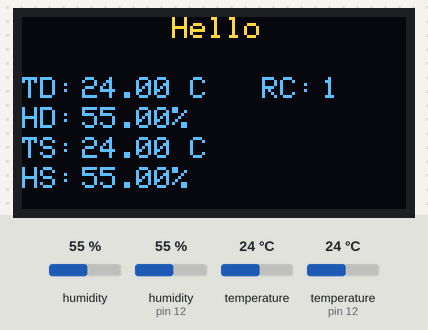
A sketch run on a simulated Arduino Uno, built with avr-gcc and run on an emulated ATmega328P. Parts: 128×64 one-colour display. The inputs (shaded band) are chosen by the test bench; at power-on: humidity 55 %, humidity (sensor on pin 12) 55 %, temperature 24 °C, temperature (sensor on pin 12) 24 °C. The OLED is the two-colour kind (top 16 rows yellow).

Above: at 3.6 s.

The sketch:

NodeMCU_SHT3x_DHT22_OLED.ino
```cpp
#include <FS.h>  //this needs to be first, or it all crashes and burns...
#include <Wire.h>
#include <DHT.h>
#include "HVACData.h"
#include <SPI.h>
#include <Adafruit_GFX.h>
#include <Adafruit_SSD1306.h>
#include <Arduino.h>
#include "Adafruit_SHT31.h"

// --------------------------------------- OLED ---------------------------------------
#define SCREEN_WIDTH 128     // OLED display width, in pixels
#define SCREEN_HEIGHT 64     // OLED display height, in pixels
#define OLED_RESET -1        // Reset pin
#define SCREEN_ADDRESS 0x3C  // Declaration for SSD1306 display connected using I2C
Adafruit_SSD1306 display(SCREEN_WIDTH, SCREEN_HEIGHT, &Wire, OLED_RESET);
void setup_oled() {
  if (!display.begin(SSD1306_SWITCHCAPVCC, SCREEN_ADDRESS)) {
    Serial.println(F("SSD1306 allocation failed"));
    for (;;)
      ;  // Don't proceed, loop forever
  }
}

void print_on_oled(int16_t x, int16_t y, const char c[]) {
  display.setTextSize(1);
  display.setTextColor(WHITE, BLACK);
  display.setCursor(x, y);
  display.println(c);
  display.display();
}

void print_dht_on_oled_values(const char t[], const char h[], const char c[]) {
  print_on_oled(20, 20, "    ");
  print_on_oled(20, 20, t);
  print_on_oled(20, 30, "    ");
  print_on_oled(20, 30, h);
  print_on_oled(100, 20, "   ");
  print_on_oled(100, 20, c);
}

void print_sht_t_on_oled_values(const char t[]) {
  print_on_oled(20, 40, "     ");
  print_on_oled(20, 40, t);
}

void print_sht_h_on_oled_values(const char h[]) {
  print_on_oled(20, 50, "     ");
  print_on_oled(20, 50, h);
}

// --------------------------------------- DHT22 ---------------------------------------
#define DHT22PIN 12  //pin gpio 12 in sensor = D6
#define DHT22TYPE DHT22
#define DATA_GATHER_INTERVAL_IN_MILISECOND 60000
DHT dht22(DHT22PIN, DHT22TYPE);
unsigned long lastTime = 0;
unsigned long timerDelay = 0;
unsigned int dht22ReadCount = 0;

bool get_dht22_data(HVACData data[2]) {
  delay(1000);

  bool readCorrectValue = false;

  float fH22 = 0;
  float fT22 = 0;

  int h22 = dht22.readHumidity() * 10;
  int t22 = dht22.readTemperature() * 10;
  fH22 = float(h22) / 10;
  fT22 = float(t22) / 10;

  String tValue = String(fT22) + " C";
  String hValue = String(fH22) + "%";

  if ((fT22 <= 80 && fT22 >= -40) && (fH22 <= 100 && fH22 >= 0)) {
    readCorrectValue = true;
  }

  data[0].SetData(fT22, "DHT22", "T");
  data[1].SetData(fH22, "DHT22", "H");

  return readCorrectValue;
}

void loop_data() {

  if ((timerDelay != 0) && (millis() - lastTime) <= timerDelay) {
    return;
  }

  timerDelay = DATA_GATHER_INTERVAL_IN_MILISECOND;

  HVACData data[2];
  bool readCorrectValue = get_dht22_data(data);

  if (readCorrectValue != true) {
    print_dht_on_oled_values("NCV ", "NCV", "NCV");
    return;
  }

  String tValue = String(data[0].GetData()) + " C";
  String hValue = String(data[1].GetData()) + "%";

  lastTime = millis();

  dht22ReadCount += 1;
  print_dht_on_oled_values(tValue.c_str(), hValue.c_str(), String(dht22ReadCount).c_str());

  get_data_sht3x();
}

// --------------------------------------- SHT3x ---------------------------------------
#define SHT3X_ADDRESS 0x44  // Declaration for SSD1306 display connected using I2C
Adafruit_SHT31 sht31 = Adafruit_SHT31();

void setup_sht3x() {
  if (!sht31.begin(SHT3X_ADDRESS)) {
    Serial.println("Check circuit. SHT31 not found!");
    while (1) delay(1);
  }
}

void get_data_sht3x() {
  float temp = sht31.readTemperature();
  float hum = sht31.readHumidity();

  if (!isnan(temp)) {
    String stValue = String(temp) + " C";
    print_sht_t_on_oled_values(stValue.c_str());
  } else {
    print_sht_t_on_oled_values("NCV");
  }

  if (!isnan(hum)) {
    String shValue = String(hum) + "%";
    print_sht_h_on_oled_values(shValue.c_str());
  } else {
    print_sht_h_on_oled_values("NCV");
  }
}


void setup() {

  Serial.begin(115200);

  setup_oled();
  setup_sht3x();

  display.clearDisplay();
  print_on_oled(50, 0, "Hello");
  print_on_oled(0, 20, "TD: ");
  print_on_oled(0, 30, "HD: ");
  print_on_oled(0, 40, "TS: ");
  print_on_oled(0, 50, "HS: ");
  print_on_oled(80, 20, "RC: ");

  dht22.begin();

  delay(2000);
}

void loop() {
  loop_data();
}
```

HVACData.cpp
```cpp
#include "Arduino.h"
#include "HVACData.h"

void HVACData::SetData(float data, String sensorType, String dataType)
{
  _data = data;
  _sensorType = sensorType;
  _dataType = dataType;
}

float HVACData::GetData()
{
  return _data;
}

String HVACData::GetSensorType()
{
  return _sensorType;
}

String HVACData::GetDataType()
{
  return _dataType;
}
```

HVACData.h
```cpp
#ifndef HVACDATA_H
#define HVACDATA_H

#include "Arduino.h"

class HVACData
{
  public:
    void SetData(float data, String sensorType, String dataType);
    float GetData();
    String GetSensorType();
    String GetDataType();
  private:
    float _data;
    String _sensorType;
    String _dataType;
};

#endif
```
